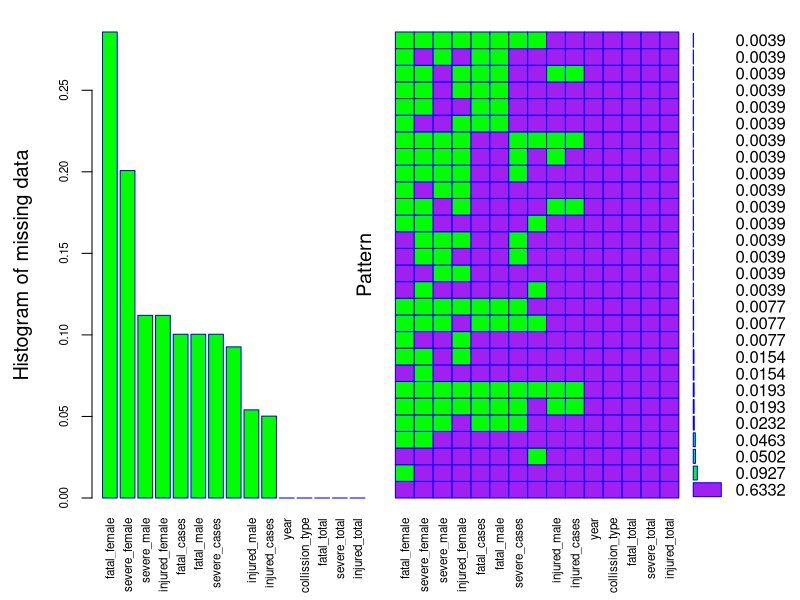

Source code (R): (Note: this script raises an error after producing the figure.)
collision_data <- read.csv("data/collissionwise_accidents.csv")

#Remove all empty rows and replace all "_" by NA
collision_data <- na.omit(collision_data)
is.na(collision_data) <- collision_data == "_"

#Plot missing data values in each variable
library(VIM)
aggr_plot <- aggr(collision_data, col=c('purple','green'), numbers=TRUE, border = "blue", sortVars=TRUE, 
                  labels=names(collision_data), cex.axis=.7, gap=1, ylab=c("Histogram of missing data","Pattern"))

#Convert data types of all except collission_type variable to int type
collision_data = convertColsToInt(collision_data)

library(mice)
imputed_Collision_Data <- mice(collision_data[,-2], m=5, maxit = 50, method = 'pmm', seed = 500)
collision_data_imputed <- complete(imputed_Collision_Data, 2)

library(tibble)
collision_data <- add_column(collision_data_imputed, collission_type = collision_data$collission_type, .after = "year")

#Display customized summary statistics of the dataset
library(fBasics)
basicStats(collision_data[,-2])[c("Mean", "Variance", "Stdev","Median", "Minimum",
                                "Maximum", "NAs", "Skewness"),]

library(reshape2)
library(ggplot2)
collision_data_melt <- melt(data = collision_data, id.vars = "collission_type")
ggplot(collision_data_melt, aes(x = variable, y = value, color = variable, fill = variable)) + 
geom_boxplot(notch = TRUE, varwidth = TRUE, outlier.fill = "purple", outlier.colour = "purple", 
            outlier.alpha = 1) + theme_classic() + 
facet_wrap(~variable, nrow = 3, ncol = 5, scales = "free")

#Density plot
year_data_melt <- melt(data = collision_data, id.vars = "year")
ggplot(year_data_melt) + geom_density(aes(x = variable, color = variable, fill = variable, alpha = 0.0)) + 
facet_wrap(~year, nrow = 6, ncol = 4) + theme_light(base_line_size = 0, base_size = 6)
